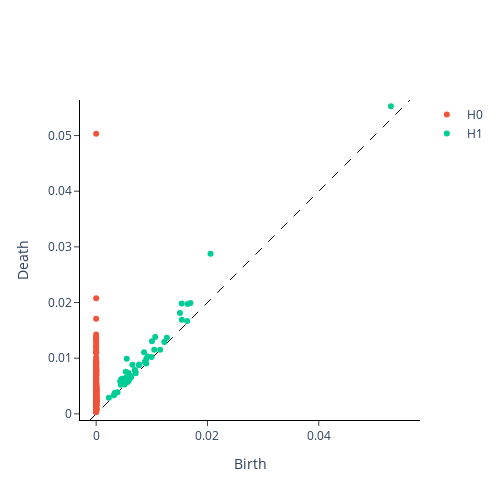

This figure's notebook cell:
### Code cell
#ii) somewhat negatively correlated data
Xt2 = VR.fit_transform([X[600:900,:]])
plot_diagram(Xt2[0])
